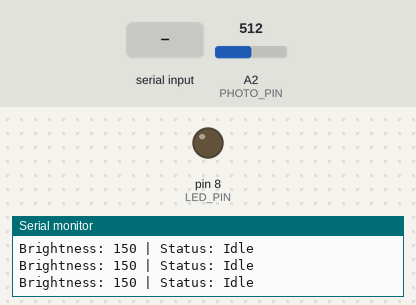
A sketch run on a simulated Arduino Uno, built with avr-gcc and run on an emulated ATmega328P. Parts: output pins drawn as LEDs (lit = HIGH), the last lines printed to the serial monitor. Dashed ring = blinking. The test bench sets the inputs (shaded band); at power-on: A2 (PHOTO_PIN) = 512.

Above: at 1.2 s.
1.3 s: A2 (PHOTO_PIN) set to 740
4.3 s: A2 (PHOTO_PIN) set to 767
At 4.6 s:
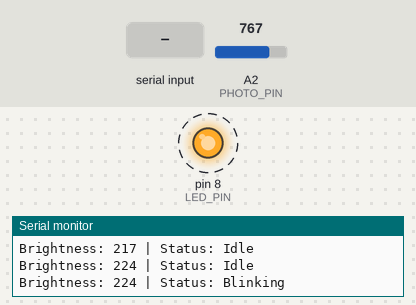
7.3 s: "stop\n" received over Serial
Timing chart, 0 to 16.3 s (numbered marks = the images above; inputs shaded):
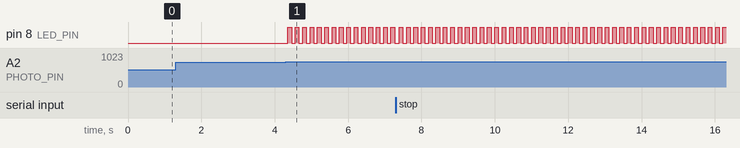

Measured:
- the behaviour switches between 750 and 751 on A2 (PHOTO_PIN) (found by bisection; images 0 and 1)
- after the input at 4.3 s, pin 8 (LED_PIN): alternates HIGH for 0.10 s and LOW for 0.10 s, starting after 0.06 s

The sketch:

Laboratory_Activity__2.ino
```cpp
#define PHOTO_PIN A2
#define LED_PIN 8

const int LIGHT_THRESHOLD = 220;

bool isBlinking = false;

void setup() {
  Serial.begin(9600);
  pinMode(LED_PIN, OUTPUT);
}

void loop() {
  int brightness = map(analogRead(PHOTO_PIN), 0, 1023, 0, 300);

  Serial.print("Brightness: ");
  Serial.print(brightness);
  Serial.print(" | Status: ");
  if (isBlinking) Serial.println("Blinking");
  else Serial.println("Idle");

  if (brightness >= LIGHT_THRESHOLD) {
    isBlinking = true;
  }

  if (Serial.available() > 0) {
    String command = Serial.readStringUntil('\n');
    command.toLowerCase();
    command.trim();
    if (command == "stop") {
      isBlinking = false;
      digitalWrite(LED_PIN, LOW);
      Serial.println("Blinking stopped.");
    }
  }

  if (isBlinking) {
    digitalWrite(LED_PIN, HIGH);
    delay(100);
    digitalWrite(LED_PIN, LOW);
    delay(100);
  }
}
```
